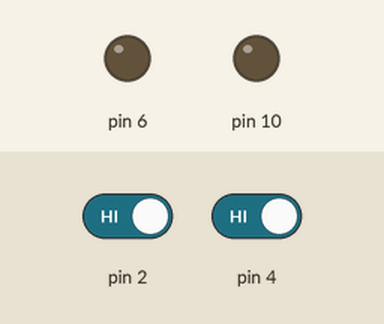
The sketch below on a simulated Arduino Uno, built with avr-gcc and run on an emulated ATmega328P. Parts: output pins drawn as LEDs (lit = HIGH). The inputs (shaded band) are chosen by the test bench; at power-on: pin 2 HIGH, pin 4 HIGH.

Above: at 1.2 s.
1.3 s: pin 2 driven LOW and pin 4 driven LOW
At 1.8 s:
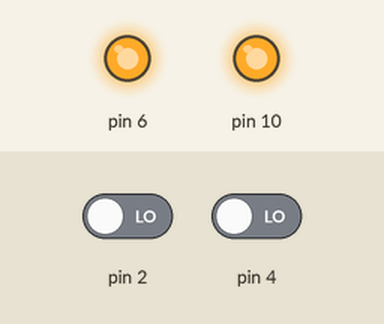
Timing chart, 0 to 4.3 s (numbered marks = the images above; inputs shaded):
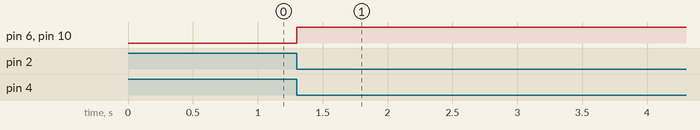

The sketch:

MYHOMIESENSOR.ino
```cpp
int button = 0;
int sen = 0;
int count = 5;

void setup() {
  pinMode(10, OUTPUT);
  pinMode(2, INPUT);
  pinMode(4, INPUT);
  pinMode(6, OUTPUT);
}

void loop() {
  sen = digitalRead(2);
  button = digitalRead(4);
  if ((sen == LOW) && (button == LOW)){
    digitalWrite(10, HIGH);
    digitalWrite(6, HIGH);
    delay(5000);
 }else{
    digitalWrite(6,LOW);
    digitalWrite(10,LOW);
 }


}
```

Measured:
- after the input at 1.3 s, pin 6, pin 10: LOW → HIGH at once
